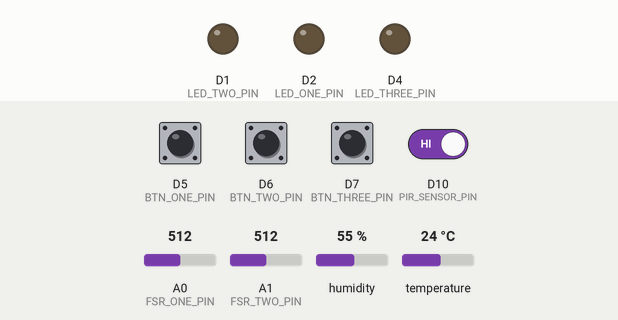
Recording of a sketch running on a simulated Arduino MKR. Parts: output pins drawn as LEDs (lit = HIGH). The inputs (shaded band) are chosen by the test bench; at power-on: D5 (BTN_ONE_PIN), D6 (BTN_TWO_PIN), D7 (BTN_THREE_PIN), D10 (PIR_SENSOR_PIN) HIGH, A0 (FSR_ONE_PIN) = 512, A1 (FSR_TWO_PIN) = 512, humidity 55 %, temperature 24 °C. WiFi joins after 1.5 s; servers stay silent unless stated; uploads are accepted with an empty reply; what the sketch prints to the serial monitor is not drawn.

Above: at 12.7 s.
12.8 s: D6 (BTN_TWO_PIN) pulled LOW for 0.15 s
At 14.2 s:
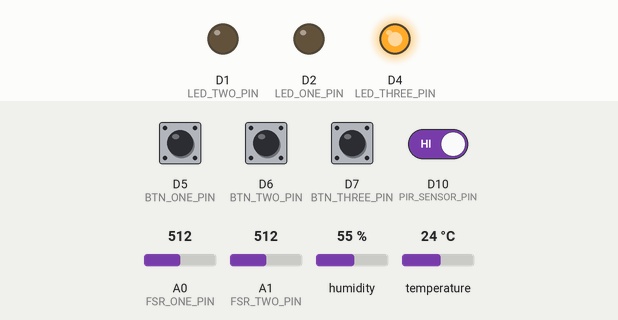
14.5 s: D7 (BTN_THREE_PIN) pulled LOW for 0.15 s
At 15.4 s:
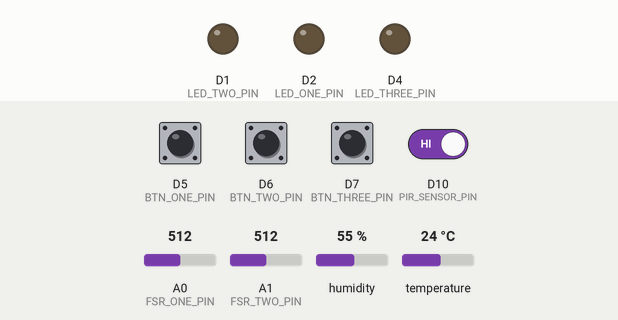
18.0 s: D6 (BTN_TWO_PIN) pulled LOW for 1 s
At 19.5 s:
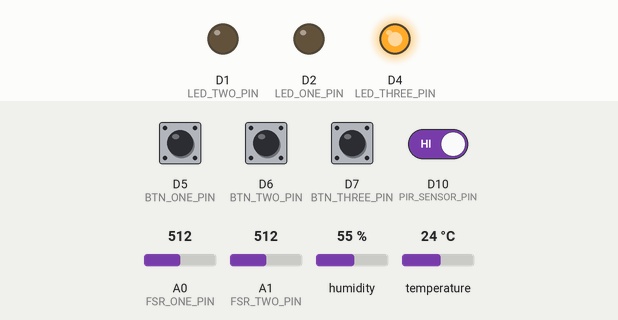
20.5 s: D7 (BTN_THREE_PIN) pulled LOW for 1 s
At 21.4 s:
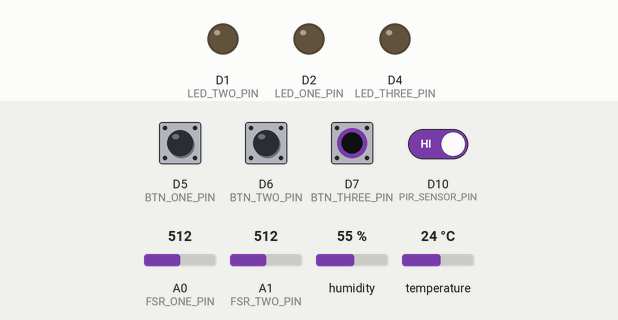
Timing chart, 0 to 23.5 s (numbered marks = the images above; inputs shaded):
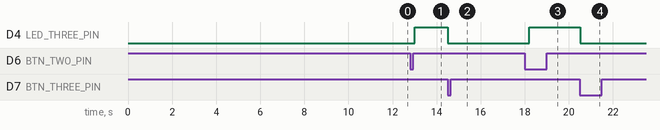

The sketch:

arduinoWifiCode.ino
```cpp
#include <ArduinoHttpClient.h>
#include <WiFiNINA.h>
#include <SPI.h>
#include <DHT.h>


int status = WL_IDLE_STATUS;
#include "arduino_secrets.h"
///////please enter your sensitive data in the Secret tab/arduino_secrets.h
char ssid[] = SECRET_SSID;        // your network SSID (name)

char serverAddress[] = "130.15.85.65";  // server address
int port = 80;
WiFiClient wifi;
HttpClient client = HttpClient(wifi, serverAddress, port);

//our definitions here


#define DHTTYPE DHT22
#define LED_ONE_PIN 2
#define LED_TWO_PIN 1 //LED pins on 2, 1, 4
#define LED_THREE_PIN 4
#define BTN_ONE_PIN 5 //buttons on pin 5, 6, 7
#define BTN_TWO_PIN 6
#define BTN_THREE_PIN 7
#define BUZZER_PIN 8 //buzzer on pin 8
#define DHT_SENSOR_PIN 9 // DHT
#define PIR_SENSOR_PIN 10 //pin for PIR

#define OBJECT_WEIGHT 600
#define TIME_LIMIT 100
#define TEMP_THRESHOLD 1
#define HUM_THRESHOLD 1

int FSR_ONE_PIN, FSR_TWO_PIN;
DHT dht(DHT_SENSOR_PIN, DHTTYPE);

int groupNum = 2;
int alertVar;
String Trigger_1Var = "its";
String Trigger_2Var = "too";
String Trigger_3Var = "hot";

void setup() {
  Serial.begin(9600);
    // check for the WiFi module:
  if (WiFi.status() == WL_NO_MODULE) {
    Serial.println("Communication with WiFi module failed!");
    // don't continue
    while (true);
  }

  String fv = WiFi.firmwareVersion();
  if (fv < "1.0.0") {
    Serial.println("Please upgrade the firmware");
  }

  // attempt to connect to Wifi network:
  while (status != WL_CONNECTED) {
    Serial.print("Attempting to connect to SSID: ");
    Serial.println(ssid);
    // Connect to WPA/WPA2 network. Change this line if using open or WEP network:
    status = WiFi.begin(ssid);

    // wait 10 seconds for connection:
    delay(10000);
  }
  Serial.println("Connected to wifi");

  //our setup stuff here
  Serial.begin(9600);
  //  Serial.begin(57600);
  dht.begin();

  FSR_ONE_PIN = A0; //fsr on analog pins 0, 1
  FSR_TWO_PIN = A1;
  pinMode(BUZZER_PIN, OUTPUT);
  pinMode(LED_ONE_PIN, OUTPUT);
  pinMode(LED_TWO_PIN, OUTPUT);
  pinMode(LED_THREE_PIN, OUTPUT);
  pinMode(BTN_ONE_PIN, INPUT_PULLUP);
  pinMode(BTN_TWO_PIN, INPUT_PULLUP);
  pinMode(BTN_THREE_PIN, INPUT_PULLUP);
  pinMode(PIR_SENSOR_PIN, INPUT);

}

void loop() {
  int start = 0;
  int safe = 0;
  int timer_counter = 0;
  Serial.println("Good ");
      wifiPost(2, 1, "Too", "HOT", "HERE");
  while (1)
  {
    int ignition = digitalRead(BTN_ONE_PIN);
    int rearDoor = digitalRead(BTN_TWO_PIN);
    int reset = digitalRead(BTN_THREE_PIN);

    int fsr_one = analogRead(FSR_ONE_PIN);
    int fsr_two = analogRead(FSR_TWO_PIN);
    int isMoving = digitalRead(PIR_SENSOR_PIN);
    float t = dht.readTemperature(); // Gets the values of the temperature
    float h = dht.readHumidity(); // Gets the values of the humidity

    Serial.println(t);
    Serial.println(h);
    Serial.println(fsr_one);
    Serial.println(fsr_two);
    if (ignition == LOW && safe && (fsr_one > OBJECT_WEIGHT || fsr_two > OBJECT_WEIGHT || isMoving))
    {
      start = 1;
      digitalWrite(LED_ONE_PIN, HIGH);
      Serial.println("ignition");
    }
    if (start && !safe) timer_counter++;
    Serial.println(timer_counter);
    if (timer_counter >= TIME_LIMIT && t > TEMP_THRESHOLD && h > HUM_THRESHOLD) {
      Serial.println("Alert");
      wifiPost(2, 1, "Too", "HOT", "HERE");
      digitalWrite(LED_ONE_PIN, LOW);
      digitalWrite(LED_TWO_PIN, HIGH);
      tone(BUZZER_PIN, 440);
    } else if (t > TEMP_THRESHOLD && h > HUM_THRESHOLD) Serial.println("Good ");
    if (rearDoor == LOW) {
      wifiPost(2, 0, "BABY", "IS", "SAFE");
      digitalWrite(LED_ONE_PIN, LOW);
      digitalWrite(LED_THREE_PIN, HIGH);
      tone(BUZZER_PIN, 0);
      timer_counter = 0;
      start = 0;
      Serial.println("Safe");
    }
    Serial.println(ignition);
    Serial.println(rearDoor);
    Serial.println(reset);
    Serial.println(timer_counter);
    if (reset == LOW)break;
    delay(10);
  }

  digitalWrite(LED_ONE_PIN, LOW);
  digitalWrite(LED_TWO_PIN, LOW);
  digitalWrite(LED_THREE_PIN, LOW);
  tone(BUZZER_PIN, 0);
  delay(2000);
  Serial.println("Done.");

}


//function to write post request to server
void wifiPost(int groupNum, int alertVar, String Trigger_1Var, String Trigger_2Var, String Trigger_3Var){
  int alert = (groupNum*10)+alertVar;

  //Post Request
  String postLine ="http://130.15.85.65/data.php?";
  Serial.println("making POST request");
  // Post request format ("serverLocation.php?Alert="+alertVar+"&Trigger_1="+Trigger_1Var+"&Trigger_2="+Trigger_2Var+"&Trigger_3="+Trigger_3Var)
  //"http://130.15.85.65/data.php?Alert=2&Trigger_1=Temp32&Trigger_2=PersonYes&Trigger_3=MotionYes"
  postLine += F("Alert=");
  postLine += alert;
  postLine += F("&Trigger_1=");
  postLine += Trigger_1Var;
  postLine += F("&Trigger_2=");
  postLine += Trigger_2Var;
  postLine += F("&Trigger_3=");
  postLine += Trigger_3Var;
  Serial.println(postLine);
  client.post(postLine);

  // read the status code and body of the response
  int statusCode = client.responseStatusCode();
  String response = client.responseBody();

  Serial.print("Status code: ");
  Serial.println(statusCode);
  Serial.print("Response: ");
  Serial.println(response);

}
```

arduino_secrets.h
```cpp
#define SECRET_SSID "APSC200"
```

Measured:
- after the input at 12.8 s, D4 (LED_THREE_PIN): LOW → HIGH after 0.20 s
- after the input at 14.5 s, D4 (LED_THREE_PIN): HIGH → LOW at once
- after the input at 18.0 s, D4 (LED_THREE_PIN): LOW → HIGH after 0.21 s
- after the input at 20.5 s, D4 (LED_THREE_PIN): HIGH → LOW at once
